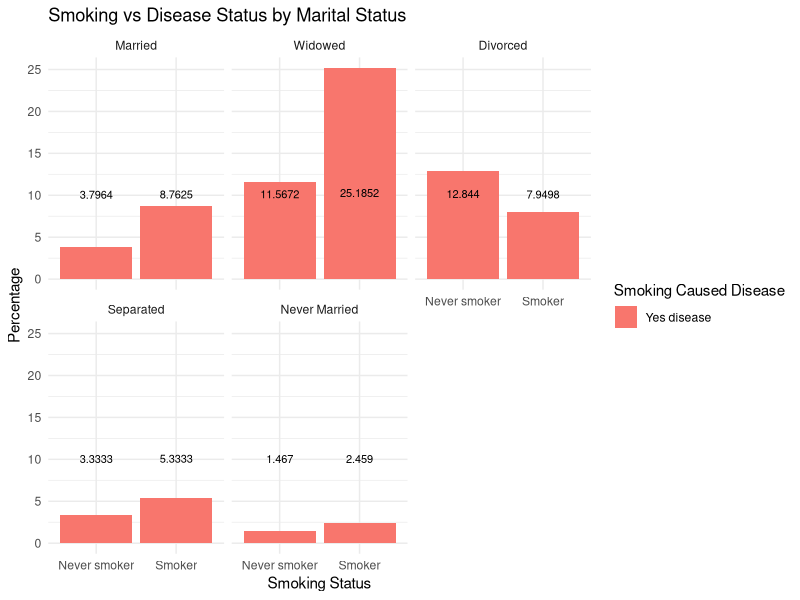
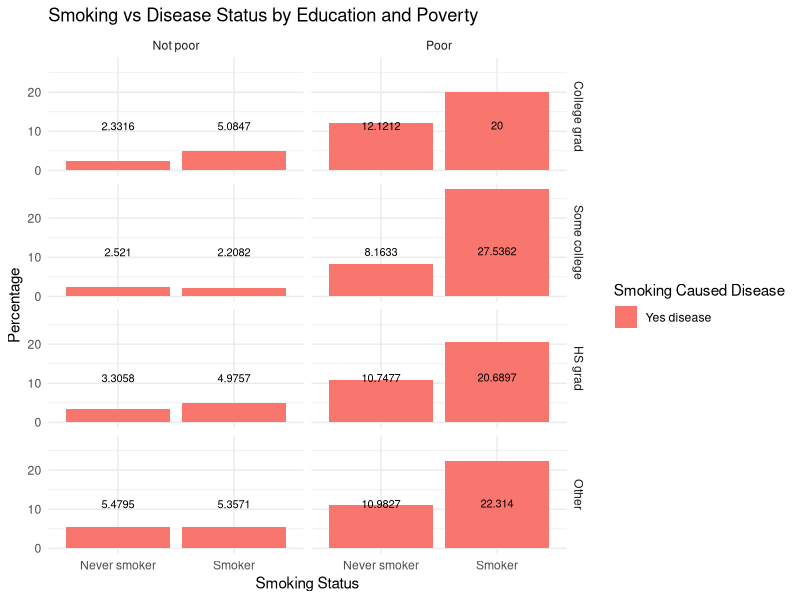
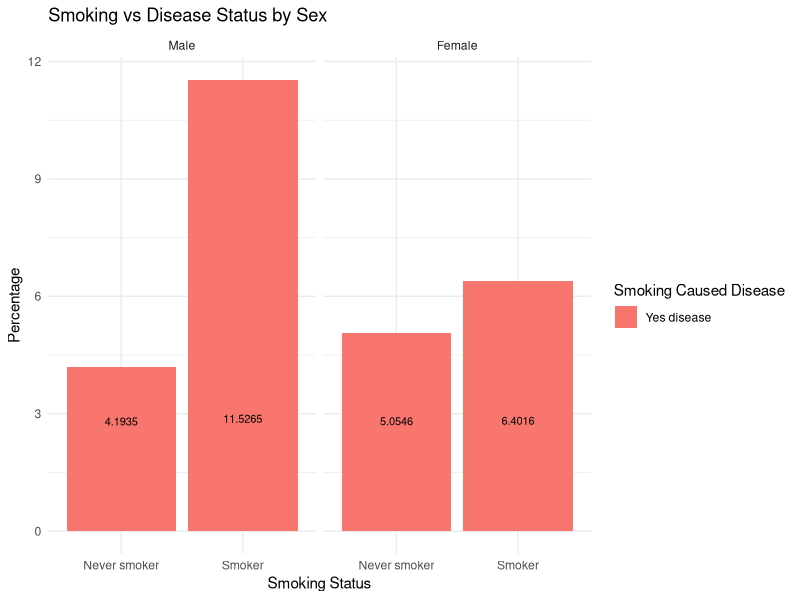

The R source for these figures, in order:
## ---- chunk 1
knitr::opts_chunk$set(echo = TRUE)
## ---- chunk 2
#load any of the libraries you will use in this code chunk
library(tidyverse)

## ---- chunk 3
# Read in the data
nmes_data <- read_csv("nmesUNPROC.csv")
## ---- chunk 4
# Place any code that you used to recode the data here

nmes_data <- nmes_data %>%
  mutate(educate = factor(educate, 
                          levels = c("1", "2", "3", "4"), 
                          labels = c("College grad", 
                                     "Some college", 
                                     "HS grad", "Other")),
         
         eversmk = factor(eversmk, levels = c("0", "1"),
                          labels = c("Never smoker",
                                     "Smoker")),
         poor = factor(poor,
                           levels = c("0", "1"),
                           labels = c("Not poor", "Poor")),
         
         lc5 = factor(lc5, levels = c("0", "1"), 
                      labels = c("No LC", "LC")),
         
         chd5 = factor(chd5, levels=c("0", "1"), 
                       labels=c("No CHD", "CHD")),
         sex = factor(female, levels=c("0", "1"),
                      labels=c("Male", "Female")),
         beltuse = factor(beltuse, levels = c("1", "2", "3"),
                          labels=c("Rare", "Some", "Always")),
         marital = factor(marital, levels=c("1","2","3","4", "5"),
                          labels=c("Married", "Widowed", "Divorced", "Separated", "Never Married")),
         
# Creating a new variable disease to combine lc5 and chd5
         disease = factor(lc5 == "LC" | chd5 == "CHD", 
                          levels = c(FALSE, TRUE), 
                          labels = c("No disease", 
                                     "Yes disease"))

  )

beltmarry_tab <- nmes_data %>%
  group_by(eversmk, marital) %>%
  count(eversmk, disease, marital) %>%
  mutate(prop=n/sum(n)) %>%
  filter(disease == "Yes disease")

SES_tab <- nmes_data %>%
  group_by(eversmk, educate, poor) %>%
  count(eversmk, disease, educate, poor) %>%
  mutate(prop=n/sum(n)) %>%
  filter(disease == "Yes disease")

sex_tab <- nmes_data %>%
  group_by(eversmk, sex) %>%
  count(eversmk, disease, sex) %>%
  mutate(prop=n/sum(n)) %>%
  filter(disease == "Yes disease")

## ---- chunk 5
### put code to create data display here

ggplot(data = beltmarry_tab) + 
  geom_bar(mapping = aes(x = eversmk, y = prop*100, group = disease, fill = disease), stat = "identity") + labs(title = "Smoking vs Disease Status by Marital Status", y = "Percentage", x = "Smoking Status") + scale_fill_discrete(name = "Smoking Caused Disease") +
    facet_wrap(~marital) + theme_bw() +
geom_text(aes(x = eversmk,y = prop, label=round(prop*100, digits = 4), group = disease), vjust=-10, size=2.8,position = position_dodge(width = 1)) + theme_minimal() 

## ---- chunk 6
### put code to fit statistical mode here
### you could use either your logistic regression model or your propensity scores model
### or you could include both and compare the results

model0 <- glm(disease ~ eversmk + marital, family=binomial, data=nmes_data)
summary(model0)

coef(model0)
exp(coef(model0))

## ---- chunk 7
### put code to create data display here

ggplot(data = SES_tab) + 
  geom_bar(mapping = aes(x = eversmk, y = prop*100, group = disease, fill = disease), stat = "identity") + labs(title = "Smoking vs Disease Status by Education and Poverty", y = "Percentage", x = "Smoking Status") + scale_fill_discrete(name = "Smoking Caused Disease") +
    facet_grid(educate~poor) + theme_bw() +
geom_text(aes(x = eversmk,y = prop, label=round(prop*100, digits = 4), group = disease), vjust=-5, size=2.8,position = position_dodge(width = 1)) + theme_minimal() 

ggplot(data = sex_tab) + 
  geom_bar(mapping = aes(x = eversmk, y = prop*100, group = disease, fill = disease), stat = "identity") + labs(title = "Smoking vs Disease Status by Sex", y = "Percentage", x = "Smoking Status") + scale_fill_discrete(name = "Smoking Caused Disease") +
    facet_wrap(~sex) + theme_bw() +
geom_text(aes(x = eversmk,y = prop, label=round(prop*100, digits = 4), group = disease), vjust=-13, size=2.8,position = position_dodge(width = 1)) + theme_minimal() 

## ---- chunk 8
### put code to fit statistical mode here

# logistical regression 
model1 <- glm(disease ~eversmk*educate + eversmk*poor + eversmk*sex, family=binomial(link = "logit"), data=nmes_data)
summary(model1)

coef(model1)
exp(coef(model1))



## ---- chunk 9
#When you are ready to submit your assignment, do ALL of the following:

#* First, knit your .Rmd file to see if it will compile.  If it doesn't knit, you can still follow the steps below to submit your assignment, but please try to resolve the knitting issues before you submit.  You can reach out to use at phbiostats@jhu.edu for help!

#* Next you need to **commit** the changes you've made to the document.  Click the colorful Git button at the top of the RStudio window and select "Commit" from the menu.

#* In the window that opens, **stage** your changes by clicking the check boxes next to the `Asst1-4.Rmd` and `Asst1-4.html` files.

#* In the "Commit message" box, type a short description of what changes you've made, something like: `Completed assignment`

#* Click the "Commit" button on the bottom right.

#* You'll see a window that will tell you about the changes that you've made.  Click "Close" to close the window.  You've successfully committed! You can close this commit window now.

#* After committing, you must **push** your changes to the repository on Github.  Do this by clicking the colorful Git button again and select "Push Branch".  

#* Again, you'll see a window open that tells you your changes have been pushed!

#* If you want, you can look at your repository on [Github.com](https://github.com/) and should be able to see your changes there!  

#* You've successfully submitted your assignment :)
